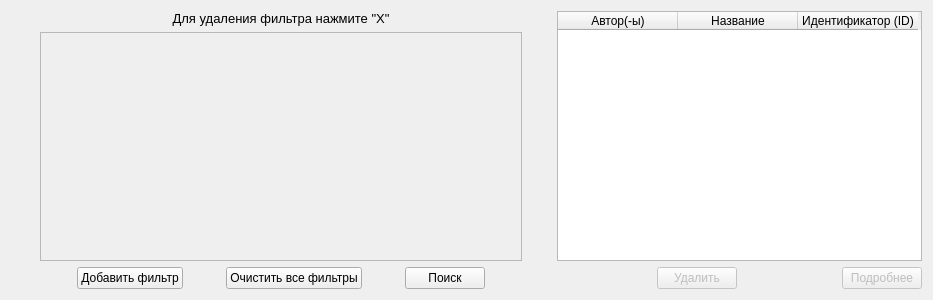
<?xml version="1.0" encoding="UTF-8"?>

<ui version="4.0">
  <class>GUI_ShowBooks</class>
  <widget class="QWidget" name="GUI_ShowBooks">
    <property name="geometry">
      <rect>
        <x>0</x>
        <y>0</y>
        <width>933</width>
        <height>300</height>
      </rect>
    </property>
    <property name="windowTitle">
      <string>GUI_ShowBooks</string>
    </property>
    <layout class="QHBoxLayout" name="horizontalLayout">
      <item>
        <spacer name="horizontalSpacer_2">
          <property name="orientation">
            <enum>Qt::Horizontal</enum>
          </property>
          <property name="sizeHint" stdset="0">
            <size>
              <width>40</width>
              <height>20</height>
            </size>
          </property>
        </spacer>
      </item>
      <item>
        <layout class="QVBoxLayout" name="verticalLayout_3">
          <item>
            <layout class="QHBoxLayout" name="horizontalLayout_3">
              <item>
                <widget class="QLabel" name="label">
                  <property name="font">
                    <font>
                      <pointsize>10</pointsize>
                    </font>
                  </property>
                  <property name="text">
                    <string>Для удаления фильтра нажмите &quot;X&quot;</string>
                  </property>
                  <property name="alignment">
                    <set>Qt::AlignCenter</set>
                  </property>
                </widget>
              </item>
            </layout>
          </item>
          <item>
            <widget class="QScrollArea" name="scrollArea_2">
              <property name="widgetResizable">
                <bool>true</bool>
              </property>
              <widget class="QWidget" name="scrollAreaWidgetContents_2">
                <property name="geometry">
                  <rect>
                    <x>0</x>
                    <y>0</y>
                    <width>480</width>
                    <height>223</height>
                  </rect>
                </property>
                <layout class="QGridLayout" name="gridLayout_5">
                  <property name="leftMargin">
                    <number>0</number>
                  </property>
                  <property name="topMargin">
                    <number>0</number>
                  </property>
                  <property name="rightMargin">
                    <number>0</number>
                  </property>
                  <property name="bottomMargin">
                    <number>0</number>
                  </property>
                  <property name="spacing">
                    <number>5</number>
                  </property>
                  <item row="0" column="0">
                    <layout class="QVBoxLayout" name="listLayout">
                      <property name="spacing">
                        <number>0</number>
                      </property>
                      <property name="rightMargin">
                        <number>0</number>
                      </property>
                    </layout>
                  </item>
                </layout>
              </widget>
            </widget>
          </item>
          <item>
            <layout class="QHBoxLayout" name="middleButtons">
              <item>
                <spacer name="horizontalSpacer_9">
                  <property name="orientation">
                    <enum>Qt::Horizontal</enum>
                  </property>
                  <property name="sizeHint" stdset="0">
                    <size>
                      <width>40</width>
                      <height>20</height>
                    </size>
                  </property>
                </spacer>
              </item>
              <item>
                <widget class="QPushButton" name="addFilterButton">
                  <property name="text">
                    <string>Добавить фильтр</string>
                  </property>
                </widget>
              </item>
              <item>
                <spacer name="horizontalSpacer_10">
                  <property name="orientation">
                    <enum>Qt::Horizontal</enum>
                  </property>
                  <property name="sizeHint" stdset="0">
                    <size>
                      <width>40</width>
                      <height>20</height>
                    </size>
                  </property>
                </spacer>
              </item>
              <item>
                <widget class="QPushButton" name="clearFilters">
                  <property name="text">
                    <string>Очистить все фильтры</string>
                  </property>
                </widget>
              </item>
              <item>
                <spacer name="horizontalSpacer_5">
                  <property name="orientation">
                    <enum>Qt::Horizontal</enum>
                  </property>
                  <property name="sizeHint" stdset="0">
                    <size>
                      <width>40</width>
                      <height>20</height>
                    </size>
                  </property>
                </spacer>
              </item>
              <item>
                <widget class="QPushButton" name="searchButton">
                  <property name="text">
                    <string>Поиск</string>
                  </property>
                </widget>
              </item>
              <item>
                <spacer name="horizontalSpacer_4">
                  <property name="orientation">
                    <enum>Qt::Horizontal</enum>
                  </property>
                  <property name="sizeHint" stdset="0">
                    <size>
                      <width>40</width>
                      <height>20</height>
                    </size>
                  </property>
                </spacer>
              </item>
            </layout>
          </item>
        </layout>
      </item>
      <item>
        <spacer name="horizontalSpacer">
          <property name="orientation">
            <enum>Qt::Horizontal</enum>
          </property>
          <property name="sizeHint" stdset="0">
            <size>
              <width>40</width>
              <height>20</height>
            </size>
          </property>
        </spacer>
      </item>
      <item>
        <layout class="QVBoxLayout" name="rigthPart">
          <item>
            <widget class="QTableWidget" name="tableWidget">
              <property name="minimumSize">
                <size>
                  <width>365</width>
                  <height>0</height>
                </size>
              </property>
              <property name="editTriggers">
                <set>QAbstractItemView::NoEditTriggers</set>
              </property>
              <property name="selectionMode">
                <enum>QAbstractItemView::SingleSelection</enum>
              </property>
              <property name="selectionBehavior">
                <enum>QAbstractItemView::SelectRows</enum>
              </property>
              <attribute name="horizontalHeaderDefaultSectionSize">
                <number>120</number>
              </attribute>
              <attribute name="horizontalHeaderHighlightSections">
                <bool>false</bool>
              </attribute>
              <attribute name="verticalHeaderVisible">
                <bool>false</bool>
              </attribute>
              <column>
                <property name="text">
                  <string>Автор(-ы)</string>
                </property>
              </column>
              <column>
                <property name="text">
                  <string>Название</string>
                </property>
              </column>
              <column>
                <property name="text">
                  <string>Идентификатор (ID)</string>
                </property>
              </column>
            </widget>
          </item>
          <item>
            <layout class="QHBoxLayout" name="horizontalLayout_4">
              <item>
                <spacer name="horizontalSpacer_11">
                  <property name="orientation">
                    <enum>Qt::Horizontal</enum>
                  </property>
                  <property name="sizeHint" stdset="0">
                    <size>
                      <width>40</width>
                      <height>20</height>
                    </size>
                  </property>
                </spacer>
              </item>
              <item>
                <widget class="QPushButton" name="deleteButton">
                  <property name="enabled">
                    <bool>false</bool>
                  </property>
                  <property name="text">
                    <string>Удалить</string>
                  </property>
                </widget>
              </item>
              <item>
                <spacer name="horizontalSpacer_6">
                  <property name="orientation">
                    <enum>Qt::Horizontal</enum>
                  </property>
                  <property name="sizeHint" stdset="0">
                    <size>
                      <width>37</width>
                      <height>20</height>
                    </size>
                  </property>
                </spacer>
              </item>
              <item>
                <widget class="QPushButton" name="moreInfoButton">
                  <property name="enabled">
                    <bool>false</bool>
                  </property>
                  <property name="text">
                    <string>Подробнее</string>
                  </property>
                </widget>
              </item>
            </layout>
          </item>
        </layout>
      </item>
    </layout>
  </widget>
  <layoutdefault spacing="6" margin="11" />
  <resources />
  <connections />
</ui>
